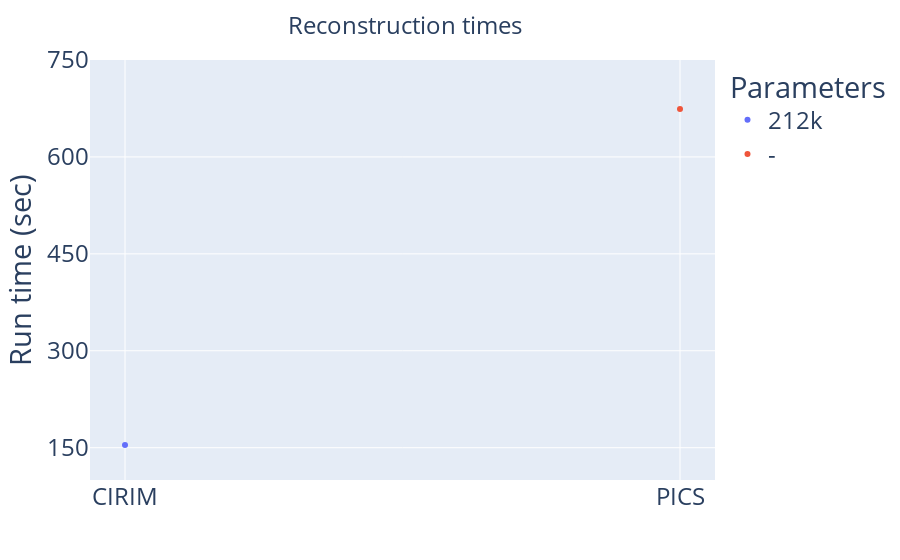

The cell this chart's notebook holds for it:
### Code cell
df = pd.read_csv(output_csv, header=0, index_col=False)
df.sort_values('Parameters')

fig = px.scatter(
    df,
    x=df.Method,
    y=df["time"],
    color="Parameters",
    hover_data=[df.index],
    # color_discrete_sequence=["green", "red", "#FF97FF", "blue", "#AB63FA", "#FFA15A", "#B6E880", "#19D3F3", "#990099"],
)
fig.update_layout(
    title={
    'text': "Reconstruction times",
    'font': {'size': 24},
    'x': 0.45,
    'y': 0.97,
    'xanchor': 'center',
    'yanchor': 'top'},
    xaxis_title="",
    yaxis_title="Run time (sec)",
    legend_title="Parameters",
    font=dict(size=24),
)
# fig.update_traces(marker=dict(size=12))
# fig.update_yaxes(type="log", tickvals=[0.0001, 0.001, 0.01, 0.1, 1])
fig.update_yaxes(range=[100, 750], dtick=150)
fig.show()

### Figure 1 — Plotly figure (JSON) as saved in the notebook; plotly's stock layout.template omitted (floating-point values rounded to 4 significant figures)
{"data": [{"customdata": [[0]], "hovertemplate": "Parameters=212k<br>Method=%{x}<br>time=%{y}<br>index=%{customdata[0]}<extra></extra>", "legendgroup": "212k", "marker": {"color": "#636efa", "symbol": "circle"}, "mode": "markers", "name": "212k", "orientation": "v", "showlegend": true, "type": "scatter", "x": ["CIRIM"], "xaxis": "x", "y": [154.3], "yaxis": "y"}, {"customdata": [[1]], "hovertemplate": "Parameters=-<br>Method=%{x}<br>time=%{y}<br>index=%{customdata[0]}<extra></extra>", "legendgroup": "-", "marker": {"color": "#EF553B", "symbol": "circle"}, "mode": "markers", "name": "-", "orientation": "v", "showlegend": true, "type": "scatter", "x": ["PICS"], "xaxis": "x", "y": [674.2], "yaxis": "y"}], "layout": {"font": {"size": 24}, "legend": {"title": {"text": "Parameters"}, "tracegroupgap": 0}, "margin": {"t": 60}, "title": {"font": {"size": 24}, "text": "Reconstruction times", "x": 0.45, "xanchor": "center", "y": 0.97, "yanchor": "top"}, "xaxis": {"anchor": "y", "domain": [0, 1], "title": {"text": ""}}, "yaxis": {"anchor": "x", "domain": [0, 1], "dtick": 150, "range": [100, 750], "title": {"text": "Run time (sec)"}}}}
